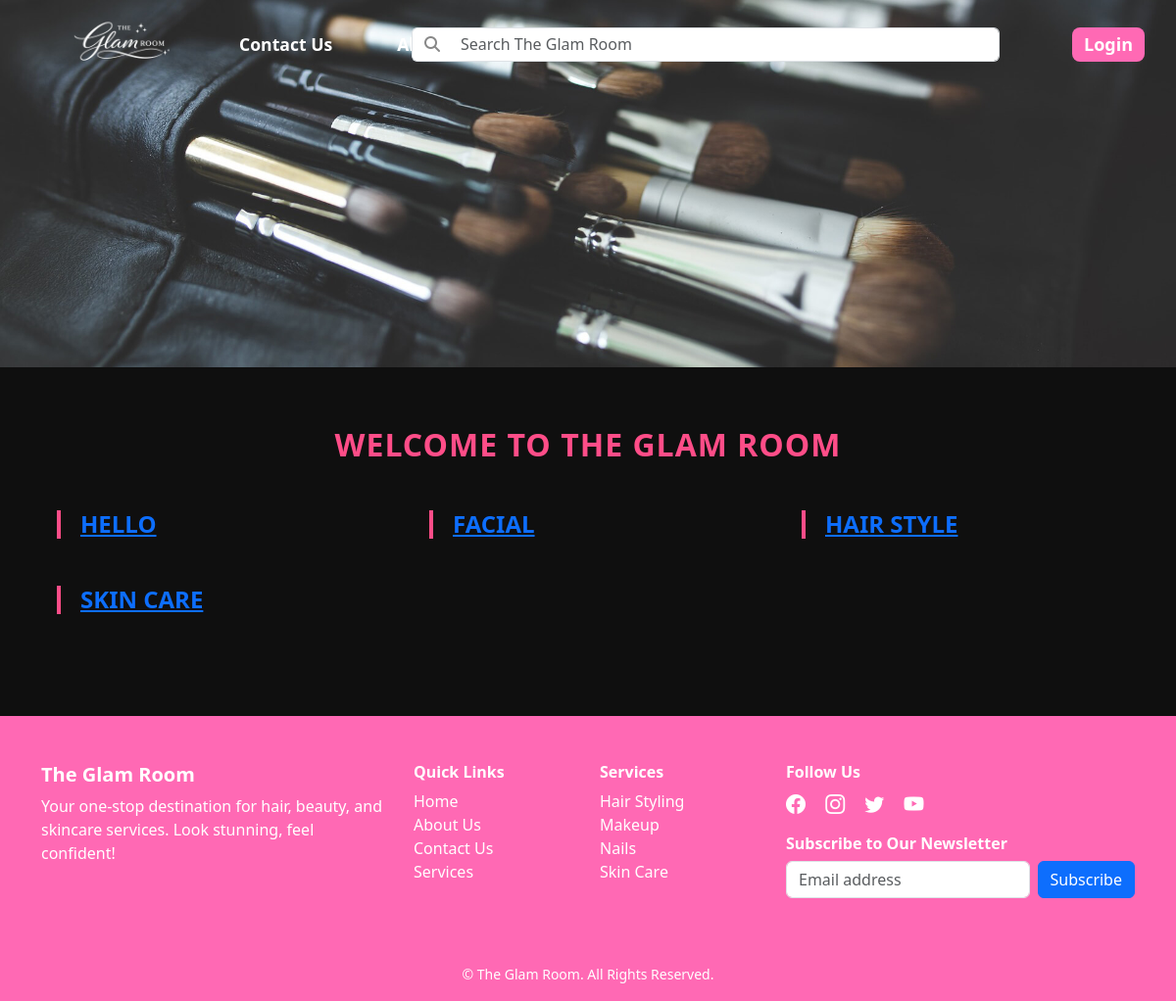
The page /about/ on the database its author committed.
### myapp/models.py (models this page shows, shortened)
class AboutUsCategory(models.Model):
    name = models.CharField(max_length=100)

### myapp/views.py (the view)
# urls.py: path('about/', views.about, name='about'),
def about(request):
    categories = AboutUsCategory.objects.all()
    return render(request, 'about.html', {'categories': categories})

### templates/about.html (shortened to what this page needs)
{% extends 'base.html' %}
{% load static %}
{% block extra_css %}
<link rel="stylesheet" href="{% static 'css/pages/about.css' %}">
{% endblock %}
{% block content %}
<section class="dark-services">
    <div class="category-image">
        <img src="{% static 'img/brush.jpeg' %}" alt="Hero Image" class="img-fluid w-100">
    </div>
    <div class="container">
        <h2 class="text-center mb-5 mt-5">Welcome to The Glam Room</h2>
        <div class="row row-gap-4">
            {% for category in categories %}
            <div class="col-md-4 mb-3 text-start">
                <h4 class="text-uppercase mb-2">
                    <a href="{% url 'AboutUsCategory_detail' category.id %}" class="AboutUsCategory-link">
                        {{ category.name }}
                    </a>
                </h4>
            </div>
            {% endfor %}
        </div>
    </div>
</section>
{% endblock %}

### static/css/style.css (style rules this page uses)
html, body { height: 100%; margin: 0; display: flex; flex-direction: column; min-height: 100vh; }

### static/css/pages/about.css (style rules this page uses)
.dark-services { background-color: #0f0f0f; color: #e0e0e0; padding-bottom: 80px; }
.category-image { width: 100%; background-color: #000; }
.category-image img { width: 100%; height: auto; object-fit: contain; display: block; }
.dark-services h2 { color: #ff4d88; font-weight: 700; letter-spacing: 1px; text-transform: uppercase; }
.dark-services h4 { color: #ffffff; border-left: 4px solid #ff4d88; padding-left: 20px; margin-left: 16px; font-weight: 600; margin-bottom: 20px; }
.dark-services .container { margin-top: 60px; }

### rows shown on the page
AboutUsCategory: name "HELLO"
AboutUsCategory: name "FACIAL"
AboutUsCategory: name "HAIR STYLE"
AboutUsCategory: name "SKIN CARE"
